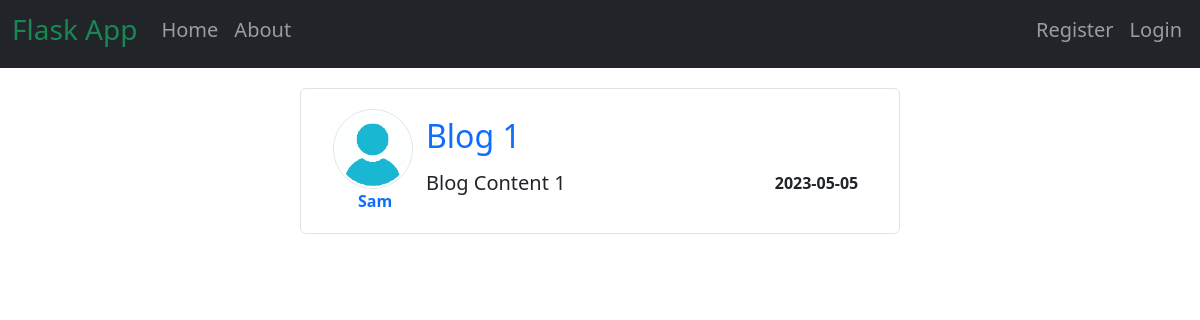
/post/1, run on the app's committed database.
### flaskblog/models.py (models this page shows, shortened)
class User(db.Model, UserMixin):
   id = db.Column(db.Integer, primary_key=True)
   username = db.Column(db.String(20), unique=True, nullable=False)
   email = db.Column(db.String(120), unique=True, nullable=False)
   image_file = db.Column(db.String(20), nullable=False, default='default.jpg')
   password = db.Column(db.String(60), nullable=False)
   posts = db.relationship('Post', backref='author', lazy=True)

class Post(db.Model):
   id = db.Column(db.Integer, primary_key=True)
   title = db.Column(db.String(100), nullable=False)
   date_posted = db.Column(db.DateTime, nullable=False, default=datetime.utcnow)
   content = db.Column(db.Text, nullable=False)
   user_id = db.Column(db.Integer, db.ForeignKey('user.id'), nullable=False)

### flaskblog/routes.py (the view)
@app.route('/post/<int:post_id>')
def post(post_id):
   post = Post.query.get_or_404(post_id)
   return render_template('post.html', title=post.title, post=post)

### flaskblog/templates/post.html (shortened to what this page needs)
{% extends 'layout.html' %}
{% block content %}
    <div class="blog row border rounded">
        <div class="col-2">
            <img class="rounded-circle border" src="{{ url_for('static', filename='profile_pics/' + post.author.image_file) }}" height="80">
            <br> &nbsp; &nbsp; &nbsp;
            <a class="link" href="{{ url_for('user_posts', username=post.author.username) }}"><b>{{post.author.username}}</b></a>
        </div>
        <div class="col-10">
            <div class="row mt-2">
                <h2 class="col-9 text-info"><a class="link" href="#">{{post.title}}</a></h2>
            </div>
            <div class="row mt-2">
                <h5 class="col-9">{{post.content}}</h5>
                <b class="col-3">{{post.date_posted.strftime('%Y-%m-%d')}}</b>
            </div>
        </div>
    </div>
{% endblock %}

### flaskblog/static/main.css (style rules this page uses)
.blog { margin-top: 20px; padding: 20px; }
.link { text-decoration: none; }

### data on the page
User: image_file (picture), author.username "Sam"
Post: title "Blog 1", content "Blog Content 1", date_posted "2023-05-05"
